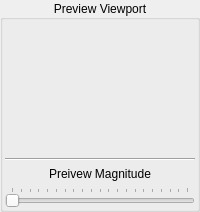
               <widget class="QGroupBox" name="arrowPreviewViewport">
                <property name="styleSheet">
                 <string notr="true"/>
                </property>
                <property name="title">
                 <string>Preview Viewport</string>
                </property>
                <property name="alignment">
                 <set>Qt::AlignmentFlag::AlignCenter</set>
                </property>
                <layout class="QVBoxLayout" name="verticalLayout_7">
                 <property name="leftMargin">
                  <number>2</number>
                 </property>
                 <property name="topMargin">
                  <number>2</number>
                 </property>
                 <property name="rightMargin">
                  <number>2</number>
                 </property>
                 <property name="bottomMargin">
                  <number>2</number>
                 </property>
                 <item>
                  <widget class="PreviewViewport" name="widget_3" native="true">
                   <property name="minimumSize">
                    <size>
                     <width>0</width>
                     <height>130</height>
                    </size>
                   </property>
                  </widget>
                 </item>
                 <item>
                  <widget class="Line" name="line_31">
                   <property name="orientation">
                    <enum>Qt::Orientation::Horizontal</enum>
                   </property>
                  </widget>
                 </item>
                 <item>
                  <widget class="QLabel" name="label_50">
                   <property name="maximumSize">
                    <size>
                     <width>16777215</width>
                     <height>15</height>
                    </size>
                   </property>
                   <property name="text">
                    <string>Preivew Magnitude</string>
                   </property>
                   <property name="alignment">
                    <set>Qt::AlignmentFlag::AlignCenter</set>
                   </property>
                  </widget>
                 </item>
                 <item>
                  <widget class="QSlider" name="previewViewportMagnitudeSlider">
                   <property name="maximum">
                    <number>20</number>
                   </property>
                   <property name="orientation">
                    <enum>Qt::Orientation::Horizontal</enum>
                   </property>
                   <property name="tickPosition">
                    <enum>QSlider::TickPosition::TicksAbove</enum>
                   </property>
                  </widget>
                 </item>
                </layout>
               </widget>
